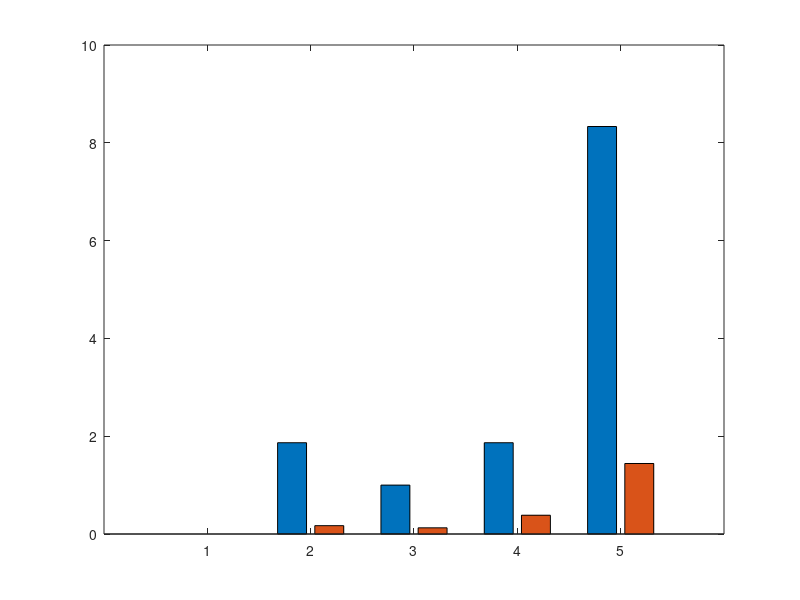

Here is the MATLAB script that generated this plot: (Note: this script raises an error after producing the figure.)
clear
clc
close

%%

Deadband = {'0','0.005','0.05','0.5','5'};
Elem_Diff = [0	0; 1.86666666666667 0.170648464163823; 1 0.126582278481013; 1.86666666666667 0.383959044368601; 8.33333333333333 1.44186046511628];
TransColors = [1 0 0; 0 1 0];

x = 1:5;
hBar = bar(x,Elem_Diff,0.8);
hBar(1).FaceColor = TransColors(1,:);
hBar(2).FaceColor = TransColors(2,:);
% ylim([0 10]);

ax = gca;
ax.XTick = x;
ax.XTickLabels = Deadband;

legend([hBar(1), hBar(2)],{'Solid–void','Tensile–compressive'},'Location','best');

xlabel('Deadband half-width (MPa)')
ylabel('Layout difference (%)')
set(gca,'FontName','Times New Roman','FontSize',18)
set(gcf,'Position',[446   475   560   400])
grid on

for i = 1:numel(hBar)
    xPos = hBar(i).XEndPoints;
    yPos = hBar(i).YEndPoints;
    values = hBar(i).YData;

    labels = compose('%.2f', values);
    labels(values == 0) = {'0'};

    text(xPos, yPos, labels, ...
        'HorizontalAlignment', 'center', ...
        'VerticalAlignment', 'bottom', ...
        'FontName', 'Times New Roman', ...
        'FontSize', 18, ...
        'Color', 'k');
end
